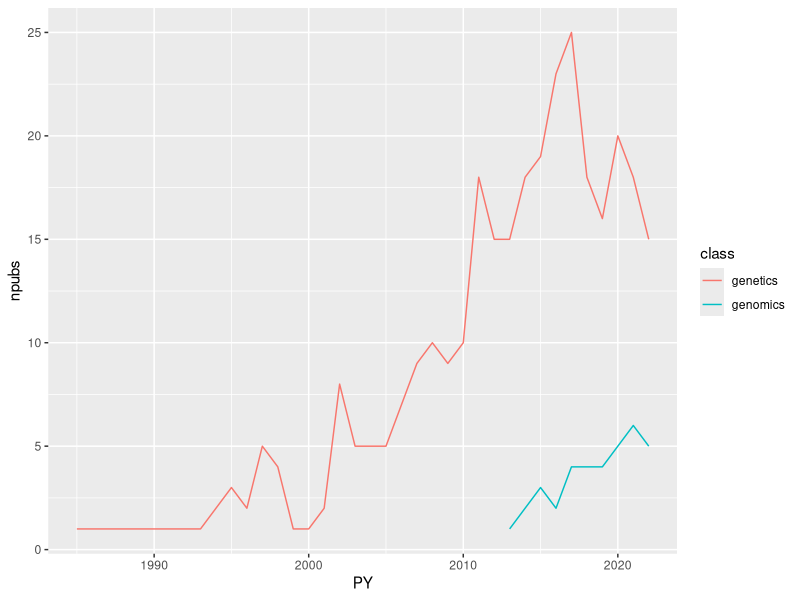

This figure's R source:
## ---- chunk 1
library(data.table)
library(ggplot2)

# Web of Science citations
wosgenetics <- fread('data/web_of_science/WoS_2020-10-18_population_genetics_coral.txt') # pop genetics & coral in Topic
wosgenomics <- fread('data/web_of_science/WoS_2020-10-18_population_genomics_coral.txt') # pop genomics & coral in Topic

# transform
sumgenetics <- wosgenetics[, .(npubs = .N, class = 'genetics'), by = PY]
sumgenomics <- wosgenomics[, .(npubs = .N, class = 'genomics'), by = PY]
sum <- rbind(sumgenetics, sumgenomics)
## ---- chunk 2
ggplot(sum, aes(PY, npubs, color = class, group = class)) +
    geom_line()
